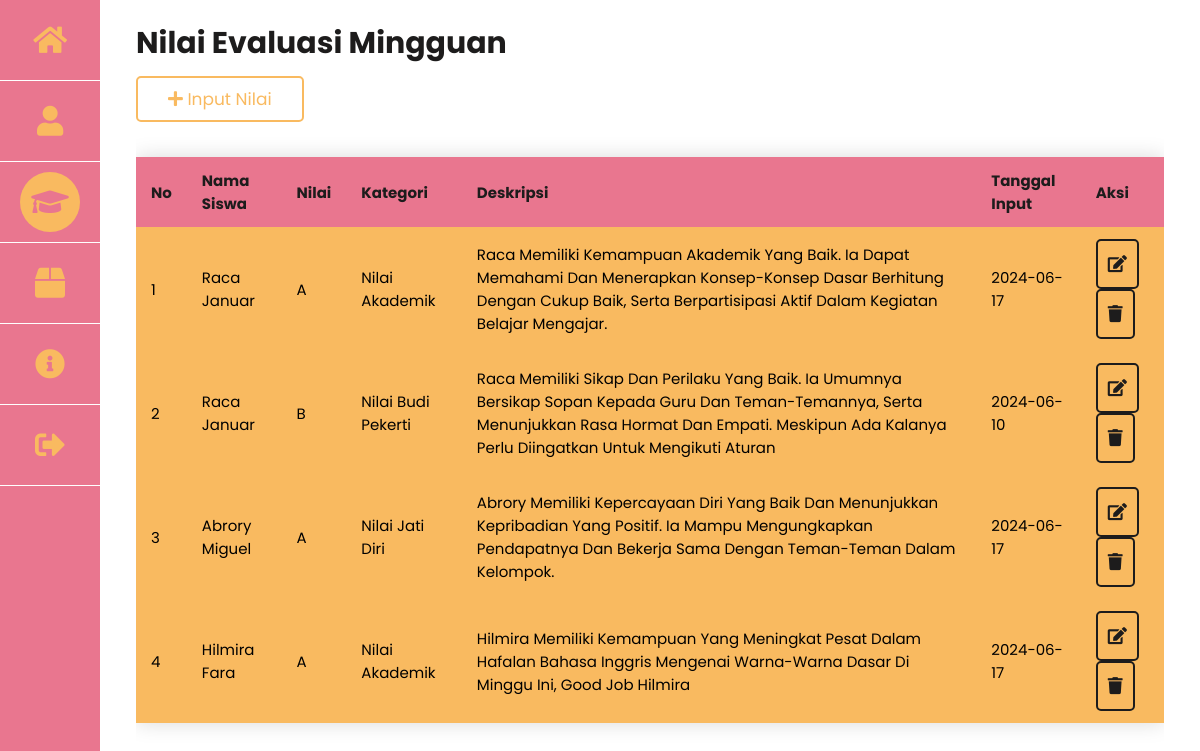
Page /guru/dashboard/nilai.php (signed in) on the committed database.
### tables this page shows
CREATE TABLE `nilai` (
  `id_nilai` int(11) NOT NULL,
  `id_siswa` int(11) NOT NULL,
  `nilai` varchar(11) NOT NULL,
  `kategori` varchar(50) NOT NULL,
  `deskripsi` varchar(255) NOT NULL DEFAULT '',
  `tgl_input` date DEFAULT NULL
);

CREATE TABLE `siswa` (
  `id_siswa` int(11) NOT NULL,
  `nisn` varchar(10) NOT NULL DEFAULT '',
  `nama_siswa` varchar(50) NOT NULL DEFAULT '',
  `alamat_siswa` varchar(50) NOT NULL DEFAULT '',
  `jenis_kelamin` enum('L','P') NOT NULL,
  `password_siswa` varchar(255) NOT NULL DEFAULT '',
  `tinggi_badan` int(11) NOT NULL DEFAULT 0,
  `berat_badan` int(11) NOT NULL DEFAULT 0,
  `nama_ortu` varchar(50) NOT NULL DEFAULT '',
  `notelp_ortu` varchar(50) NOT NULL DEFAULT '',
  `foto` varchar(255) DEFAULT NULL
);

### guru/dashboard/nilai.php (the view, shortened to what this page needs)
<?php
include '../../conn.php';
$nilai_query = "SELECT nilai.*, siswa.nama_siswa FROM nilai INNER JOIN siswa ON nilai.id_siswa = siswa.id_siswa";
$nilai = $conn->query($nilai_query);
?>
<!DOCTYPE html>
<html lang="en">
<head>
    <link rel="stylesheet" href="https://cdnjs.cloudflare.com/ajax/libs/font-awesome/5.15.4/css/all.min.css">
    <link rel="stylesheet" href="https://cdnjs.cloudflare.com/ajax/libs/lightgallery-js/1.4.0/css/lightgallery.min.css">
    <link rel="stylesheet" href="../../assets/css/style.css">
</head>
<body>
    <aside class="sidebar">
        <div class="link">
            <a href="../../index.php" class="">
                <i class="fas fa-home"></i>
            </a>
        </div>
        <div class="link">
            <a href="index.php" class="">
                <i class="fas fa-user"></i>
            </a>
        </div>
        <div class="link">
            <a href="#" class="active">
                <i class="fas fa-graduation-cap"></i>
            </a>
        </div>
        <div class="link">
            <a href="barang_bawaan.php" class="">
                <i class="fas fa-box"></i>
            </a>
        </div>
        <div class="link">
            <a href="informasi_kegiatan.php" class="">
                <i class="fas fa-info-circle"></i>
            </a>
        </div>
        <div class="link">
            <a href="../../logout.php" class="">
                <i class="fas fa-sign-out-alt"></i>
            </a>
        </div>
    </aside>
    <div class="teacher-content">
        <div class="box-container">
            <div class="title">
                <h1>Nilai Evaluasi Mingguan</h1>
                <a href="input_nilai.php" class="btn">
                    <i class="fas fa-plus"></i>
                    <span>Input Nilai</span>
                </a>
            </div>
            <div class="box-detail">
                <table class="table">
                    <thead>
                        <tr>
                            <th>No</th>
                            <th>Nama Siswa</th>
                            <th>Nilai</th>
                            <th>Kategori</th>
                            <th>Deskripsi</th>
                            <th>Tanggal Input</th>
                            <th>Aksi</th>
                        </tr>
                    </thead>
                    <tbody>
                        <?php if ($nilai->num_rows > 0): ?>
                            <?php $no = 1; while ($row = $nilai->fetch_assoc()): ?>
                                <tr>
                                    <td><?= htmlspecialchars($no++) ?></td>
                                    <td><?= htmlspecialchars($row['nama_siswa']) ?></td>
                                    <td><?= htmlspecialchars($row['nilai']) ?></td>
                                    <td><?= htmlspecialchars($row['kategori']) ?></td>
                                    <td><?= htmlspecialchars($row['deskripsi']) ?></td>
                                    <td><?= htmlspecialchars($row['tgl_input']) ?></td>
                                    <td>
                                        <a href="edit_nilai.php?id_nilai=<?= htmlspecialchars($row['id_nilai']) ?>" class="btn-edit">
                                            <i class="fas fa-edit"></i>
                                        </a>
                                        <a href="delete_nilai.php?id_nilai=<?= htmlspecialchars($row['id_nilai']) ?>" class="btn-delete"
                                            onclick="return confirm('Yakin hapus data ini?')">
                                            <i class="fas fa-trash"></i>
                                        </a>
                                    </td>
                                </tr>
                            <?php endwhile; ?>
                        <?php endif; ?>
                    </tbody>
                </table>
            </div>
        </div>
    </div>
</body>
</html>

### assets/css/style.css (style rules this page uses)
:root { --orange: #f9ba60; --pink: #e9768f; --black: #1d1c1c; --white: #fff; --light-color: #666; --box-shadow: 0 0.5rem 1.5rem rgba(0, 0, 0, 0.1); }
* { font-family: "Poppins", sans-serif; margin: 0; padding: 0; box-sizing: border-box; outline: none; border: none; text-decoration: none; text-transform: capitalize; transition: all 0.2s linear; }
html { font-size: 62.5%; overflow-x: hidden; scroll-behavior: smooth; }
.btn { font-size: 1.7rem; margin-top: 1rem; display: inline-block; padding: 0.8rem 3rem; border-radius: 0.5rem; border: 0.2rem solid var(--orange); color: var(--orange); background: none; cursor: pointer; }
.btn-edit { font-size: 1.7rem; display: inline-block; align-items: center; justify-content: center; padding: 1rem; border-radius: 0.5rem; border: 0.2rem solid var(--black); color: var(--black); background: none; cursor: pointer; }
.btn-delete { font-size: 1.7rem; display: inline-block; align-items: center; justify-content: center; padding: 1rem; border-radius: 0.5rem; border: 0.2rem solid var(--black); color: var(--black); background: none; cursor: pointer; }
.sidebar { margin: 0; width: 100px; background-color: var(--pink); position: fixed; height: 100%; overflow: auto; }
.sidebar .link { display: flex; align-items: center; justify-content: center; font-size: 3rem; padding: 1rem 2rem; border-bottom: 1px solid var(--white); }
.sidebar .link a { display: flex; align-items: center; justify-content: center; font-size: 3rem; width: 60px; height: 60px; color: var(--orange); padding: 16px; text-decoration: none; border-radius: 50%; -webkit-border-radius: 50%; -moz-border-radius: 50%; -ms-border-radius: 50%; -o-border-radius: 50%; }
.sidebar a.active { background-color: var(--orange); color: var(--pink); }
.teacher-content { margin-left: 100px; padding: 1px 16px; }
.teacher-content .box-container .title h1 { font-size: 3rem; color: var(--black); }
.teacher-content .box-container { border-radius: 20px; display: flex; flex-direction: column; width: 100%; padding: 2rem; gap: 1.5rem; -webkit-border-radius: 20px; -moz-border-radius: 20px; -ms-border-radius: 20px; -o-border-radius: 20px; }
.teacher-content .box-container .box-detail { display: flex; flex-direction: column; gap: 1.5rem; overflow: auto; }
.table { width: 100%; border-collapse: collapse; margin: 20px 0; font-size: 1em; min-width: 400px; box-shadow: 0 0 20px rgba(0, 0, 0, 0.15); }
.table thead tr { background-color: var(--pink); color: var(--black); text-align: left; font-weight: bold; }
.table th, .table td { font-size: 1.5rem; padding: 12px 15px; text-align: left; }
.table tbody tr { background-color: var(--orange); }

### rows in the picture
nilai: id_siswa.nama_siswa "Raca Januar", nilai "A", kategori "Nilai Akademik", deskripsi "Raca Memiliki Kemampuan Akademik Yang Baik. Ia Dapat Memahami Dan Menerapkan Konsep-Konsep Dasar Berhitung Dengan Cukup Baik, Serta Berpartisipasi Aktif Dalam Kegiatan Belajar Mengajar.", tgl_input "2024-06-17"
nilai: id_siswa.nama_siswa "Raca Januar", nilai "B", kategori "Nilai Budi Pekerti", deskripsi "Raca Memiliki Sikap Dan Perilaku Yang Baik. Ia Umumnya Bersikap Sopan Kepada Guru Dan Teman-Temannya, Serta Menunjukkan Rasa Hormat Dan Empati. Meskipun Ada Kalanya Perlu Diingatkan Untuk Mengikuti Aturan", tgl_input "2024-06-10"
nilai: id_siswa.nama_siswa "Abrory Miguel", nilai "A", kategori "Nilai Jati Diri", deskripsi "Abrory Memiliki Kepercayaan Diri Yang Baik Dan Menunjukkan Kepribadian Yang Positif. Ia Mampu Mengungkapkan Pendapatnya Dan Bekerja Sama Dengan Teman-Teman Dalam Kelompok.", tgl_input "2024-06-17"
nilai: id_siswa.nama_siswa "Hilmira Fara", nilai "A", kategori "Nilai Akademik", deskripsi "Hilmira Memiliki Kemampuan Yang Meningkat Pesat Dalam Hafalan Bahasa Inggris Mengenai Warna-Warna Dasar Di Minggu Ini, Good Job Hilmira", tgl_input "2024-06-17"
